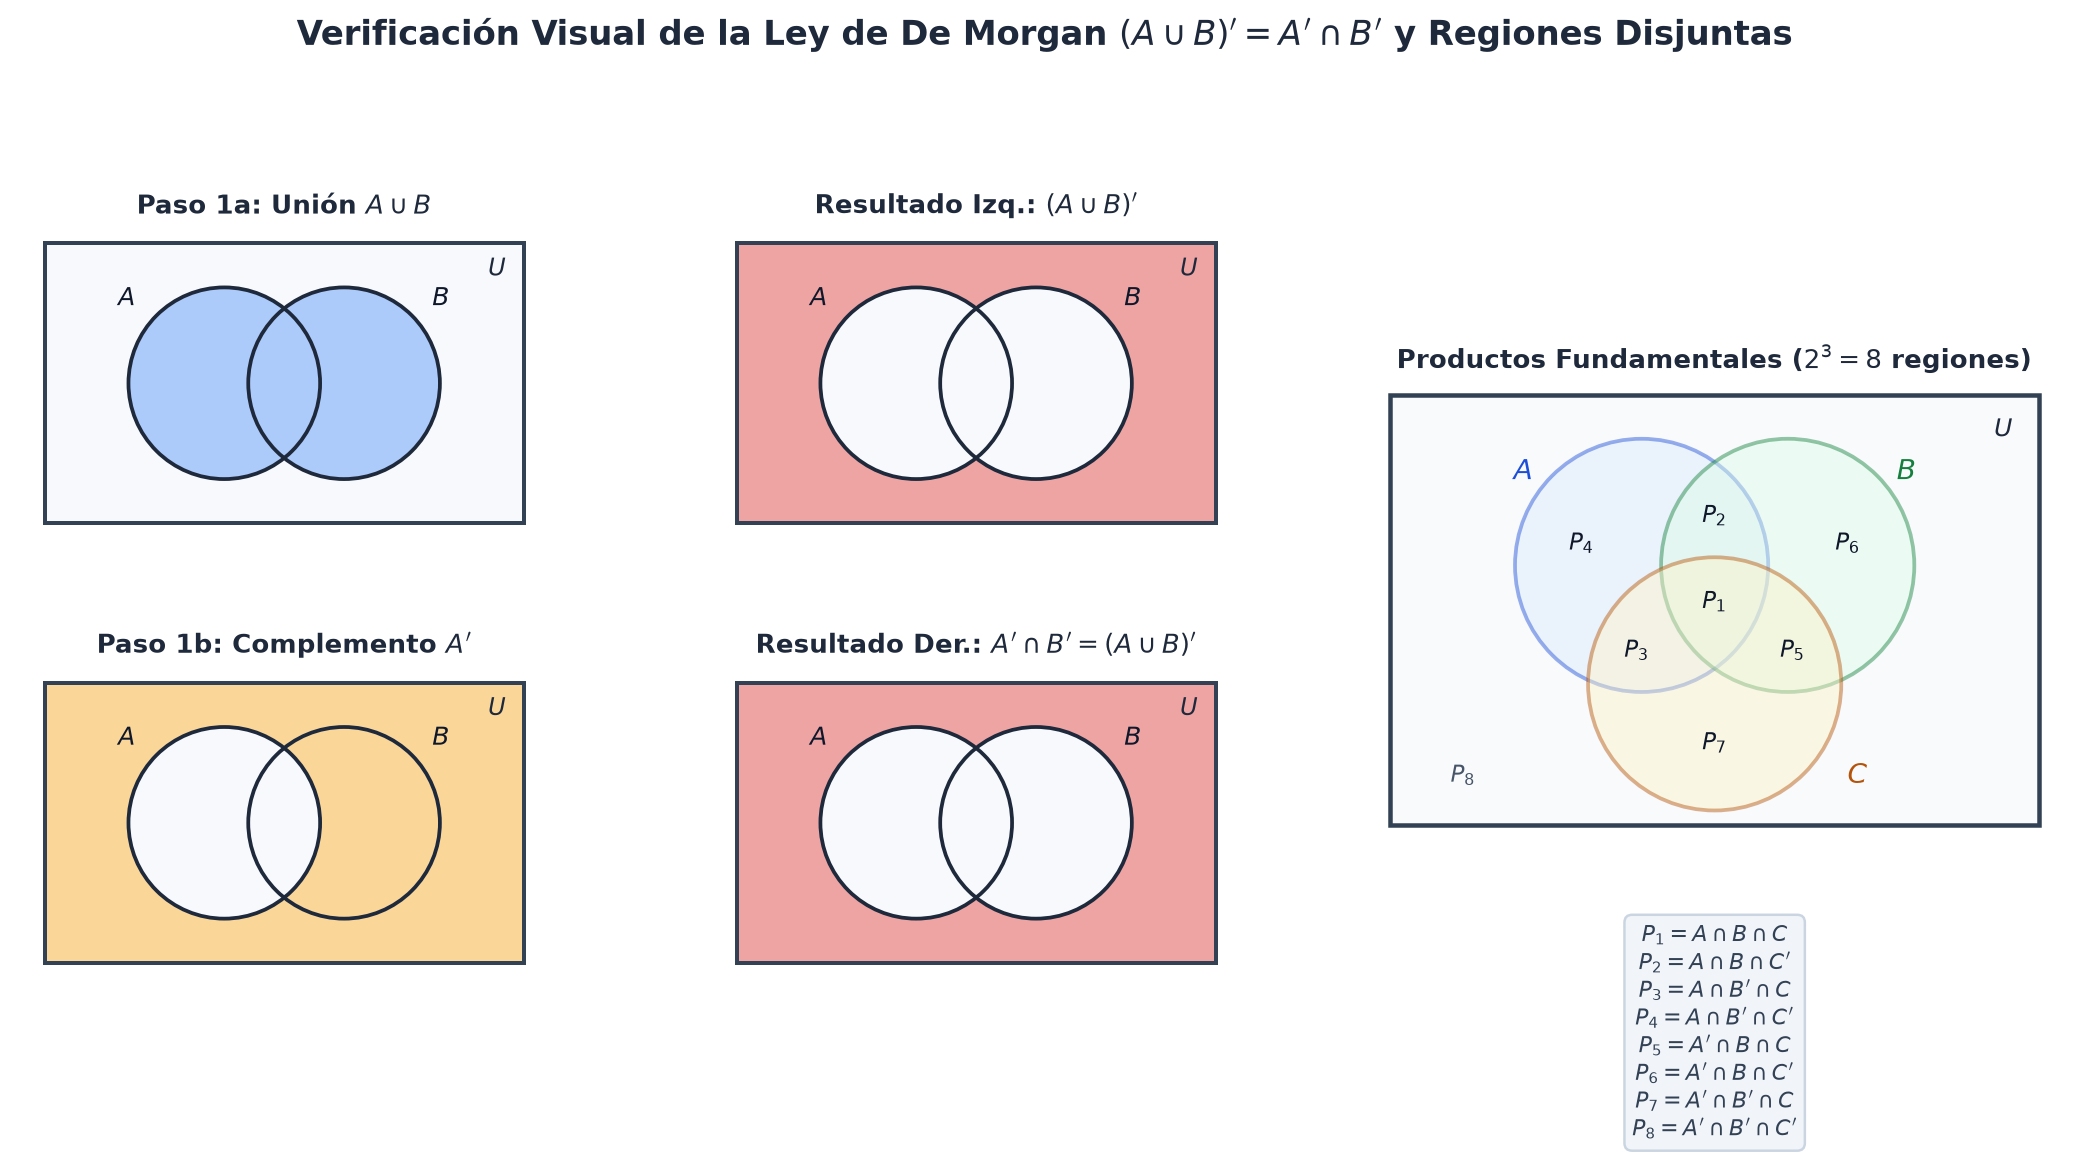

Recreate this plot in Python.
import os
import numpy as np
import matplotlib.pyplot as plt
import matplotlib.patches as patches

def draw_2set(ax, title, mode, rgb):
    ax.set_xlim(0, 4.0)
    ax.set_ylim(0, 3.1)
    ax.set_aspect('equal')
    ax.axis('off')

    x = np.linspace(0.2, 3.8, 320)
    y = np.linspace(0.4, 2.5, 200)
    X, Y = np.meshgrid(x, y)
    c1, c2, r = (1.55, 1.45), (2.45, 1.45), 0.72
    in_A = (X - c1[0])**2 + (Y - c1[1])**2 <= r**2
    in_B = (X - c2[0])**2 + (Y - c2[1])**2 <= r**2

    if mode == 'union':
        mask = in_A | in_B
    elif mode == 'not_union':
        mask = ~(in_A | in_B)
    elif mode == 'not_A':
        mask = ~in_A
    elif mode == 'not_B':
        mask = ~in_B

    img = np.ones((Y.shape[0], X.shape[1], 4))
    img[:, :, 0] = np.where(mask, rgb[0], 0.97)
    img[:, :, 1] = np.where(mask, rgb[1], 0.98)
    img[:, :, 2] = np.where(mask, rgb[2], 0.99)
    img[:, :, 3] = np.where(mask, 0.42, 1.0)
    ax.imshow(img, extent=[0.2, 3.8, 0.4, 2.5], origin='lower', zorder=1)

    ax.add_patch(patches.Rectangle((0.2, 0.4), 3.6, 2.1, fill=False, edgecolor='#334155', lw=1.6, zorder=3))
    ax.add_patch(patches.Circle(c1, r, fill=False, edgecolor='#1e293b', lw=1.5, zorder=3))
    ax.add_patch(patches.Circle(c2, r, fill=False, edgecolor='#1e293b', lw=1.5, zorder=3))
    ax.text(3.6, 2.3, r"$U$", fontsize=9.5, fontweight='bold', color='#1e293b', ha='center', va='center')
    ax.text(0.82, 2.08, r"$A$", fontsize=10, fontweight='bold', color='#0f172a', ha='center', va='center')
    ax.text(3.18, 2.08, r"$B$", fontsize=10, fontweight='bold', color='#0f172a', ha='center', va='center')
    ax.text(2.0, 2.78, title, fontsize=10.5, fontweight='bold', color='#1e293b', ha='center', va='center')

def draw_3set_regions(ax):
    ax.set_xlim(0, 4.4)
    ax.set_ylim(0, 3.4)
    ax.set_aspect('equal')
    ax.axis('off')

    ax.add_patch(patches.Rectangle((0.2, 0.25), 4.0, 2.65, facecolor='#f8fafc', edgecolor='#334155', lw=1.8))
    cA, cB, cC, r = (1.75, 1.85), (2.65, 1.85), (2.2, 1.12), 0.78

    ax.add_patch(patches.Circle(cA, r, facecolor='#dbeafe', edgecolor='#1d4ed8', lw=1.5, alpha=0.45))
    ax.add_patch(patches.Circle(cB, r, facecolor='#dcfce7', edgecolor='#15803d', lw=1.5, alpha=0.45))
    ax.add_patch(patches.Circle(cC, r, facecolor='#fef3c7', edgecolor='#b45309', lw=1.5, alpha=0.45))

    ax.text(3.98, 2.68, r"$U$", fontsize=10, fontweight='bold', color='#1e293b', ha='center', va='center')
    ax.text(1.02, 2.42, r"$A$", fontsize=11, fontweight='bold', color='#1d4ed8', ha='center', va='center')
    ax.text(3.38, 2.42, r"$B$", fontsize=11, fontweight='bold', color='#15803d', ha='center', va='center')
    ax.text(3.08, 0.55, r"$C$", fontsize=11, fontweight='bold', color='#b45309', ha='center', va='center')

    # Fundamental products P1..P8
    ax.text(2.20, 1.62, r"$P_1$", fontsize=9, fontweight='bold', color='#0f172a', ha='center', va='center')
    ax.text(2.20, 2.15, r"$P_2$", fontsize=9, fontweight='bold', color='#0f172a', ha='center', va='center')
    ax.text(1.72, 1.32, r"$P_3$", fontsize=9, fontweight='bold', color='#0f172a', ha='center', va='center')
    ax.text(1.38, 1.98, r"$P_4$", fontsize=9, fontweight='bold', color='#0f172a', ha='center', va='center')
    ax.text(2.68, 1.32, r"$P_5$", fontsize=9, fontweight='bold', color='#0f172a', ha='center', va='center')
    ax.text(3.02, 1.98, r"$P_6$", fontsize=9, fontweight='bold', color='#0f172a', ha='center', va='center')
    ax.text(2.20, 0.75, r"$P_7$", fontsize=9, fontweight='bold', color='#0f172a', ha='center', va='center')
    ax.text(0.65, 0.55, r"$P_8$", fontsize=9, fontweight='bold', color='#475569', ha='center', va='center')

    ax.text(2.2, 3.12, "Productos Fundamentales ($2^3 = 8$ regiones)",
            fontsize=10.5, fontweight='bold', color='#1e293b', ha='center', va='center')

def main():
    fig = plt.figure(figsize=(12.2, 6.2), dpi=180)
    gs = fig.add_gridspec(2, 3, width_ratios=[1, 1, 1.15])

    fig.suptitle("Verificación Visual de la Ley de De Morgan $(A \\cup B)' = A' \\cap B'$ y Regiones Disjuntas",
                 fontsize=13.5, fontweight='bold', color='#1e293b', y=0.98)

    ax1 = fig.add_subplot(gs[0, 0])
    ax2 = fig.add_subplot(gs[0, 1])
    ax3 = fig.add_subplot(gs[1, 0])
    ax4 = fig.add_subplot(gs[1, 1])
    ax5 = fig.add_subplot(gs[:, 2])

    draw_2set(ax1, r"Paso 1a: Unión $A \cup B$", 'union', (0.23, 0.51, 0.96))
    draw_2set(ax2, r"Resultado Izq.: $(A \cup B)'$", 'not_union', (0.86, 0.15, 0.15))
    draw_2set(ax3, r"Paso 1b: Complemento $A'$", 'not_A', (0.96, 0.62, 0.04))
    draw_2set(ax4, r"Resultado Der.: $A' \cap B' = (A \cup B)'$", 'not_union', (0.86, 0.15, 0.15))

    draw_3set_regions(ax5)
    legend_txt = (
        r"$P_1 = A \cap B \cap C$" + "\n" +
        r"$P_2 = A \cap B \cap C'$" + "\n" +
        r"$P_3 = A \cap B' \cap C$" + "\n" +
        r"$P_4 = A \cap B' \cap C'$" + "\n" +
        r"$P_5 = A' \cap B \cap C$" + "\n" +
        r"$P_6 = A' \cap B \cap C'$" + "\n" +
        r"$P_7 = A' \cap B' \cap C$" + "\n" +
        r"$P_8 = A' \cap B' \cap C'$"
    )
    ax5.text(2.2, -0.35, legend_txt, ha='center', va='top', fontsize=8.8, color='#334155',
             bbox=dict(boxstyle='round,pad=0.35', facecolor='#f1f5f9', edgecolor='#cbd5e1'))

    plt.tight_layout(rect=[0, 0.02, 1, 0.93])
    out_path = os.path.join(os.path.dirname(os.path.abspath(__file__)), "verificacion-leyes-de-morgan-venn.png")
    plt.savefig(out_path, dpi=180, bbox_inches='tight', facecolor='white')
    plt.close()

if __name__ == "__main__":
    main()
